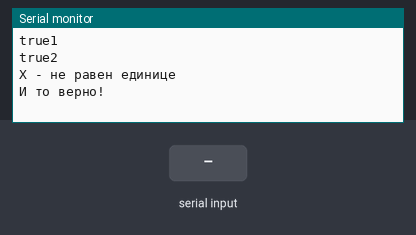
This sketch was run on a simulated Arduino Uno, built with avr-gcc and run on an emulated ATmega328P. Shown: the last lines printed to the serial monitor. Inputs (shaded band) come from the test bench.

Above: at 1.2 s.
1.3 s: "90,45\n" received over Serial
At 3.5 s:
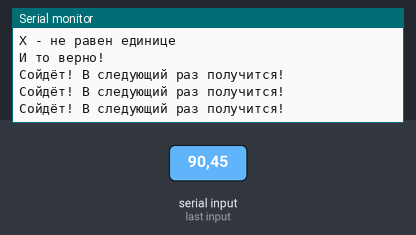
3.8 s: "1\n" received over Serial
At 4.6 s:
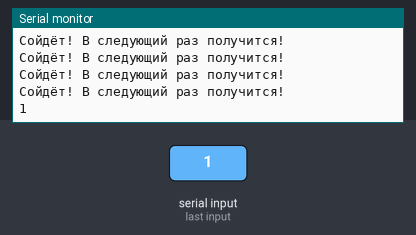

The sketch:

test2.ino
```cpp
int x = 0;
long i;

void setup() {
  Serial.begin(9600);
  boolean b = true;
  int a = 1;
  //if () {} для создания алгоритмов. if - если, что-то произойдёт, то оно выполнится. () - условие(я) выполнения конструкции. {} - там где пишутся команды для выполнения.
  //Если условие будет равно true, то конструкция выполниться. К примеру, если подать в условие лог. единицу, или если 0 == 0, или если 0 != 1, или если a < 0 and b > 1
  if (0 != 1 && a > 0) { //Если 0 не равно 1 и а больше 0 то вывести ba
    Serial.println("true1");
  }

  if (!b == 0) { //если !b true равно false то написать true
    Serial.println("true2");
  }

  /*
  Операторы:
  && - логическое и
  || - логическое или
  ! - отрицание (если !val равно false в переменной, то отрицая мы получаем true)
  */

  if (x == 1) {
    Serial.println("X - равен единице");
  } else { //else {} - иначе, если if == false, то выполняем else, if и else являются цельной конструкцией, в else можно прописать if
    Serial.println("X - не равен единице");
    if (b == 1){
      Serial.println("И то верно!");
    }
  }

}

void loop() {
  if (Serial.available()) {
    i = Serial.parseInt();
    if (i >= 500 && i <= 1000) {
      Serial.println("А ты хорош!");
    } else if (i < 500 || i > 1000 && i <= 35767 && i >= -35768) {
      Serial.println("Сойдёт! В следующий раз получится!");
    } else {
      Serial.println("Ну куда ты вышел за пределы int?!");
    }
    //Так-же есть рассмотр переменной с помощью switch. case вместо равно, т.е. если i (switch (i)) == (case) 1 то что-то выполнить, else (default). break - прерывает рассмотр переменной i
    switch (i) {
      case 1: Serial.println("1");
        break;
      case 2: Serial.println("2");
        break;
      case 3: Serial.println("3");
        break;
      default: break;
    }
  }
}
```

Measured:
- after the input at 1.3 s, the serial monitor: prints a new line at once (image 1)
- after the input at 3.8 s, the serial monitor: prints a new line after 0.07 s (image 2)
